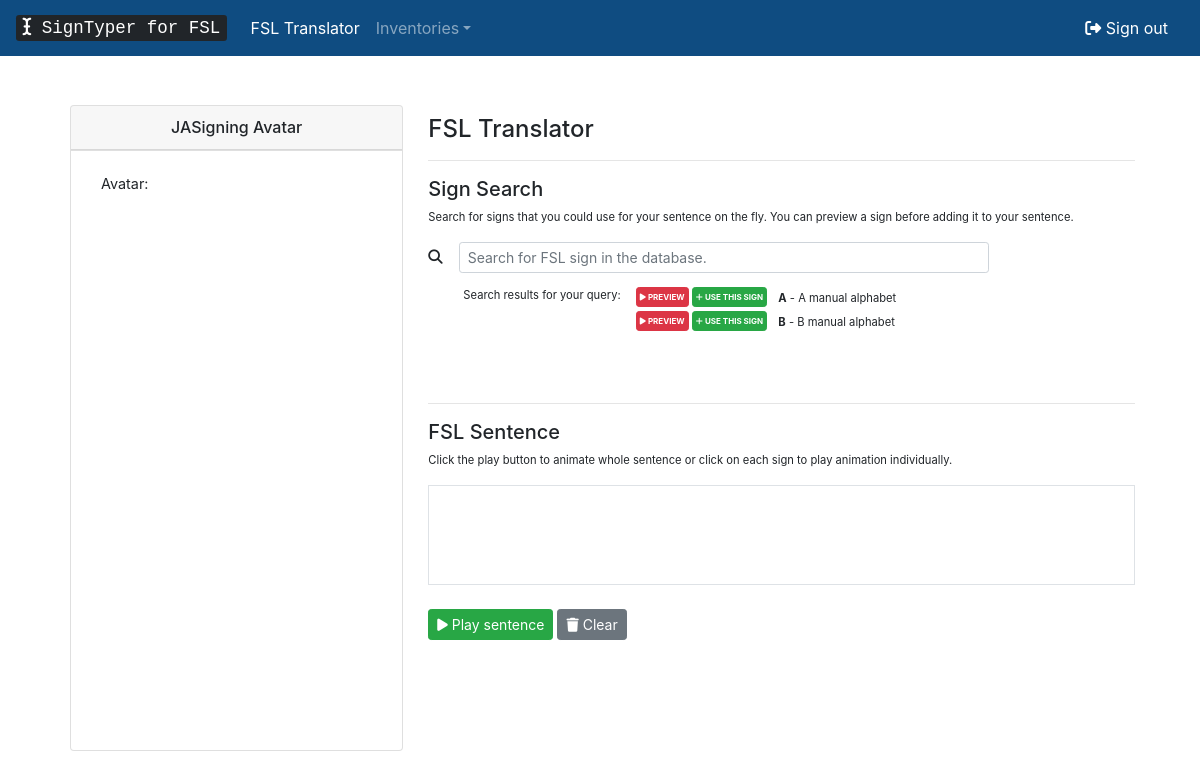
/translator/ (signed in), run on the app's committed database.
### inventory/models.py (models this page shows, shortened)
class Sign(models.Model):
	name = models.CharField(max_length=200, verbose_name='Name')
	description = models.TextField(verbose_name='Description')
	twohanded = models.BooleanField(default=False)
	hs = models.ForeignKey(Handshape, default=1, verbose_name="Right Handshape", on_delete=models.SET_DEFAULT, related_name='rhs_sign_set')
	lhs = models.ForeignKey(Handshape, default=1, verbose_name="Left Handshape", on_delete=models.SET_DEFAULT, related_name='lhs_sign_set')
	efd = models.CharField(max_length=5, verbose_name='Right External Finger Direction', default='')
	lefd = models.CharField(max_length=5, verbose_name='Left External Finger Direction', default='')
	ori = models.CharField(max_length=5, verbose_name='Right Palm Orientation', default='')
	lori = models.CharField(max_length=5, verbose_name='Left Palm Orientation', default='')
	loc = models.CharField(max_length=20, verbose_name='Right Hand Location', default='')
	contact = models.CharField(max_length=20, verbose_name='Right Hand Location Contact', default='')
	side = models.CharField(max_length=20, verbose_name='Right Hand Location Side', default='')
	lloc = models.CharField(max_length=20, verbose_name='Left Hand Location', default='')
	lcontact = models.CharField(max_length=20, verbose_name='Left Hand Location Contact', default='')
	lside = models.CharField(max_length=20, verbose_name='Left Hand Location Side', default='')
	sigml = models.TextField(default="<sigml></sigml>")
	class Meta:
		ordering = ['name']
	def sigmlfy(self):
		sigml = ET.Element('sigml')
		hamgestural_sign = ET.SubElement(sigml,'hamgestural_sign')
		sign_manual = ET.SubElement(hamgestural_sign, 'sign_manual')
		if self.twohanded:
			split_handconfig = ET.SubElement(sign_manual, 'split_handconfig')
			r_handconfig = ET.SubElement(split_handconfig, 'handconfig')
			self.hs.createHGSTree(r_handconfig)
			r_handconfig.set('extfidir', self.efd)
			r_handconfig.set('palmor', self.ori)
			l_handconfig = ET.SubElement(split_handconfig, 'handconfig')
			self.lhs.createHGSTree(l_handconfig)
			l_handconfig.set('extfidir', self.lefd)
			l_handconfig.set('palmor', self.lori)
			split_location = ET.SubElement(sign_manual, 'split_location')
			r_location = ET.SubElement(split_location,'location_bodyarm')
			r_location.set('location',self.loc)
			r_location.set('contact',self.contact)
			r_location.set('side',self.side)
			l_location = ET.SubElement(split_location,'location_bodyarm')
			l_location.set('location',self.lloc)
			l_location.set('contact',self.lcontact)
			l_location.set('side',self.lside)
		else:
			handconfig = ET.SubElement(sign_manual,'handconfig')
			self.hs.createHGSTree(handconfig)
			handconfig.set('extfidir', self.efd)
			handconfig.set('palmor', self.ori)
			location = ET.SubElement(sign_manual,'location_bodyarm')
			location.set('location', self.loc)
			location.set('contact', self.contact)
			location.set('side', self.side)
		dataStr = ET.tostring(sigml, encoding='unicode')
		return dataStr;

### inventory/views.py (the view)
# urls.py: path("translator/", views.translator, name="translator"),
def translator(request):
	url_parameter = request.GET.get("q")
	signs = Sign.objects.all()
	if url_parameter:
		signs = Sign.objects.filter(name__icontains=url_parameter)
	if request.is_ajax():
		html = render_to_string(template_name="inventory/translator-partial.html",context={'signs' : signs})
		data_dict = {"html_from_view": html}
		return JsonResponse(data=data_dict, safe=False)
	context = {'signs' : signs}
	return render(request, "inventory/translator.html", context)

### inventory/templates/inventory/translator.html (shortened to what this page needs)
{% extends 'inventory/base.html' %}
{% load static %}
{% block content %}
			<div class="row" style="padding: 20px;">
				<div class="col col-lg-4">
					<div class="card text-center">
						<h6 class="card-header">JASigning Avatar</h6>
						<div style="height: 600px;">
							<div class="card-footer bg-transparent">
								<div style="display: flex; align-items: center; justify-content: center; padding: 10px;">
										Avatar:&emsp;
									</div>
							</div>
						</div>
					</div>
				</div>
				<div class="col col-lg" style="padding:10px;">
					<h4>FSL Translator</h4><hr>
					<h5>Sign Search</h5>
					<p style="font-size: 0.7rem;">Search for signs that you could use for your sentence on the fly. You can preview a sign before adding it to your sentence.</p>
					<div class="row">
						<div class="col col-lg ">
							<form class="form-inline">
								<i id="search-icon" class="fas fa-search" aria-hidden="true"></i>
								<input id="user-input" class="form-control form-control-sm ml-3 w-75" type="text" placeholder="Search for FSL sign in the database." aria-label="Search">
							</form>
						</div>
					</div>
					<div class="row" style="padding-left:50px;font-size: 0.7rem;">
						Search results for your query:
						<div id="replaceable-content" class="col" style="height:100px;overflow-y:scroll;">
							{% include 'inventory/translator-partial.html' %}
						</div>
					</div><hr>
					<h5>
						FSL Sentence
					</h5>
					<p style="font-size: 0.7rem;">Click the play button to animate whole sentence or click on each sign to play animation individually.</p>
					<div class="border mb-4" id="sentence" style="padding:20px;height:100px;overflow-y:scroll;">
					</div>
					<button type="button" id="animate" class="btn btn-sm btn-success bttnPlaySiGMLText av0"><i class="fas fa-play"></i> Play sentence</button>
					<button type="button" class="btn btn-sm btn-secondary" onclick="clearSentence();"><i class="fas fa-trash"></i> Clear</button>
				</div>
			</div>
{% endblock %}

### inventory/templates/inventory/translator-partial.html
{% if signs %}
{% for sign in signs %}
<button class="btn btn-sm btn-danger mb-1" value="{{ sign.name }}" data="{{ sign.sigmlfy }}" style="padding:3px;font-size:0.5rem;" onclick="writesigml(this.getAttribute('data'))"><i class="fas fa-play"></i> <strong>PREVIEW</strong></button>
<button class="btn btn-sm btn-success mb-1" value="{{ sign.name }}" data="{{ sign.sigmlfy }}" style="padding:3px;font-size:0.5rem;" onclick="includeSign(this);"><i class="fas fa-plus"></i> <strong>USE THIS SIGN</strong></button><strong>&emsp;{{ sign.name }}</strong> - {{ sign.description}}<br>
{% endfor %}
{% else %}
  <p>No signs found.</p>
{% endif %}

### inventory/static/css/style.css (style rules this page uses)
input, label { display:block; }

### data on the page
Sign: name "A", description "A manual alphabet"
Sign: name "B", description "B manual alphabet"
